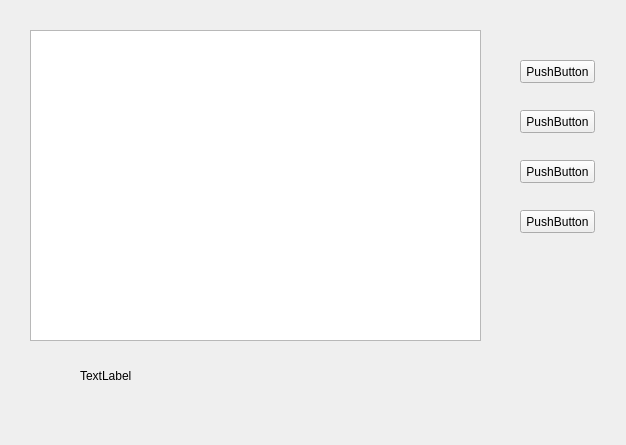
<?xml version="1.0" encoding="UTF-8"?>
<ui version="4.0">
 <class>DBform</class>
 <widget class="QWidget" name="DBform">
  <property name="geometry">
   <rect>
    <x>0</x>
    <y>0</y>
    <width>626</width>
    <height>445</height>
   </rect>
  </property>
  <property name="windowTitle">
   <string>Form</string>
  </property>
  <widget class="QListWidget" name="listWidget">
   <property name="geometry">
    <rect>
     <x>30</x>
     <y>30</y>
     <width>451</width>
     <height>311</height>
    </rect>
   </property>
  </widget>
  <widget class="QPushButton" name="pushButton">
   <property name="geometry">
    <rect>
     <x>520</x>
     <y>60</y>
     <width>75</width>
     <height>23</height>
    </rect>
   </property>
   <property name="text">
    <string>PushButton</string>
   </property>
  </widget>
  <widget class="QPushButton" name="pushButton_2">
   <property name="geometry">
    <rect>
     <x>520</x>
     <y>110</y>
     <width>75</width>
     <height>23</height>
    </rect>
   </property>
   <property name="text">
    <string>PushButton</string>
   </property>
  </widget>
  <widget class="QPushButton" name="pushButton_3">
   <property name="geometry">
    <rect>
     <x>520</x>
     <y>160</y>
     <width>75</width>
     <height>23</height>
    </rect>
   </property>
   <property name="text">
    <string>PushButton</string>
   </property>
  </widget>
  <widget class="QPushButton" name="pushButton_4">
   <property name="geometry">
    <rect>
     <x>520</x>
     <y>210</y>
     <width>75</width>
     <height>23</height>
    </rect>
   </property>
   <property name="text">
    <string>PushButton</string>
   </property>
  </widget>
  <widget class="QLabel" name="label">
   <property name="geometry">
    <rect>
     <x>80</x>
     <y>370</y>
     <width>54</width>
     <height>12</height>
    </rect>
   </property>
   <property name="text">
    <string>TextLabel</string>
   </property>
  </widget>
 </widget>
 <resources/>
 <connections/>
</ui>
